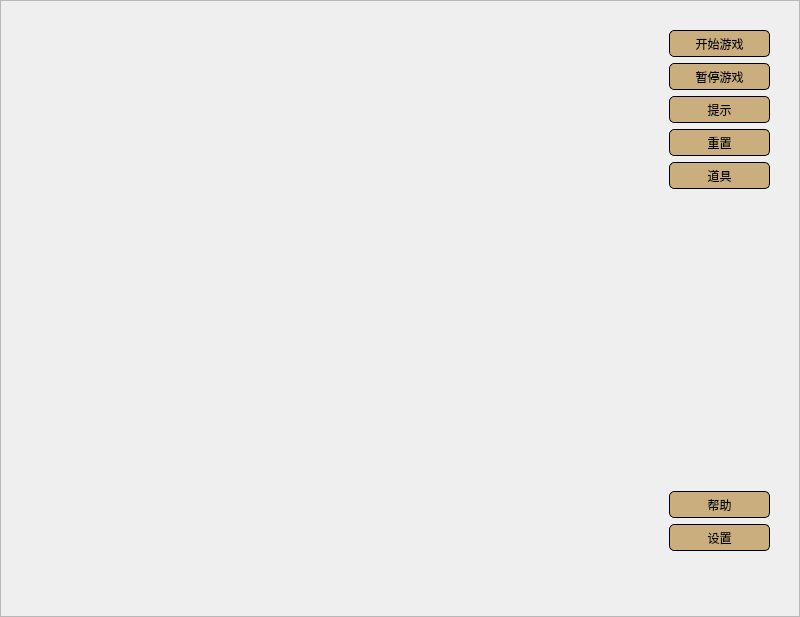
<?xml version="1.0" encoding="UTF-8"?>
<ui version="4.0">
 <class>CGameDlg</class>
 <widget class="QMainWindow" name="CGameDlg">
  <property name="geometry">
   <rect>
    <x>0</x>
    <y>0</y>
    <width>800</width>
    <height>617</height>
   </rect>
  </property>
  <property name="windowTitle">
   <string>欢乐连连看</string>
  </property>
  <property name="styleSheet">
   <string notr="true"/>
  </property>
  <widget class="QWidget" name="centralwidget">
   <property name="styleSheet">
    <string notr="true"/>
   </property>
   <layout class="QHBoxLayout" name="horizontalLayout">
    <property name="leftMargin">
     <number>0</number>
    </property>
    <property name="topMargin">
     <number>0</number>
    </property>
    <property name="rightMargin">
     <number>0</number>
    </property>
    <property name="bottomMargin">
     <number>0</number>
    </property>
    <item>
     <widget class="QFrame" name="frameSet">
      <property name="styleSheet">
       <string notr="true">.QFrame{
	background-image:url(:/source/images/res/llk_game_bg.jpg);
	background-repeat:no-repeat;
}
.QPushButton
{
	border-radius:5px;
	height:25px;
	background-color:white;
	border:1px solid blac
}
.QPushButton{
	color:black;
	background-color:rgb(202,174,126);
}

.QPushButton:pressed{
	color:white;
}
.QPushButton:hover{
	background-color:white;
}</string>
      </property>
      <property name="frameShape">
       <enum>QFrame::StyledPanel</enum>
      </property>
      <property name="frameShadow">
       <enum>QFrame::Raised</enum>
      </property>
      <widget class="QWidget" name="widget" native="true">
       <property name="geometry">
        <rect>
         <x>669</x>
         <y>30</y>
         <width>101</width>
         <height>521</height>
        </rect>
       </property>
       <property name="styleSheet">
        <string notr="true"/>
       </property>
       <layout class="QVBoxLayout" name="verticalLayout">
        <item>
         <widget class="QPushButton" name="btnStart">
          <property name="text">
           <string>开始游戏</string>
          </property>
         </widget>
        </item>
        <item>
         <widget class="QPushButton" name="btnPause">
          <property name="text">
           <string>暂停游戏</string>
          </property>
         </widget>
        </item>
        <item>
         <widget class="QPushButton" name="btnTips">
          <property name="text">
           <string>提示</string>
          </property>
         </widget>
        </item>
        <item>
         <widget class="QPushButton" name="btnReset">
          <property name="text">
           <string>重置</string>
          </property>
         </widget>
        </item>
        <item>
         <widget class="QPushButton" name="btnTool">
          <property name="text">
           <string>道具</string>
          </property>
         </widget>
        </item>
        <item>
         <spacer name="verticalSpacer">
          <property name="orientation">
           <enum>Qt::Vertical</enum>
          </property>
          <property name="sizeHint" stdset="0">
           <size>
            <width>20</width>
            <height>40</height>
           </size>
          </property>
         </spacer>
        </item>
        <item>
         <widget class="QPushButton" name="btnHelp">
          <property name="text">
           <string>帮助</string>
          </property>
         </widget>
        </item>
        <item>
         <widget class="QPushButton" name="btnSetting">
          <property name="text">
           <string>设置</string>
          </property>
         </widget>
        </item>
       </layout>
      </widget>
      <widget class="QWidget" name="widgetDraw" native="true">
       <property name="geometry">
        <rect>
         <x>0</x>
         <y>0</y>
         <width>671</width>
         <height>541</height>
        </rect>
       </property>
      </widget>
      <widget class="QLabel" name="LabTime">
       <property name="geometry">
        <rect>
         <x>680</x>
         <y>550</y>
         <width>81</width>
         <height>21</height>
        </rect>
       </property>
       <property name="font">
        <font>
         <pointsize>-1</pointsize>
         <weight>75</weight>
         <bold>true</bold>
        </font>
       </property>
       <property name="styleSheet">
        <string notr="true">font-size:16px;</string>
       </property>
       <property name="text">
        <string/>
       </property>
      </widget>
     </widget>
    </item>
   </layout>
  </widget>
 </widget>
 <resources/>
 <connections/>
</ui>
